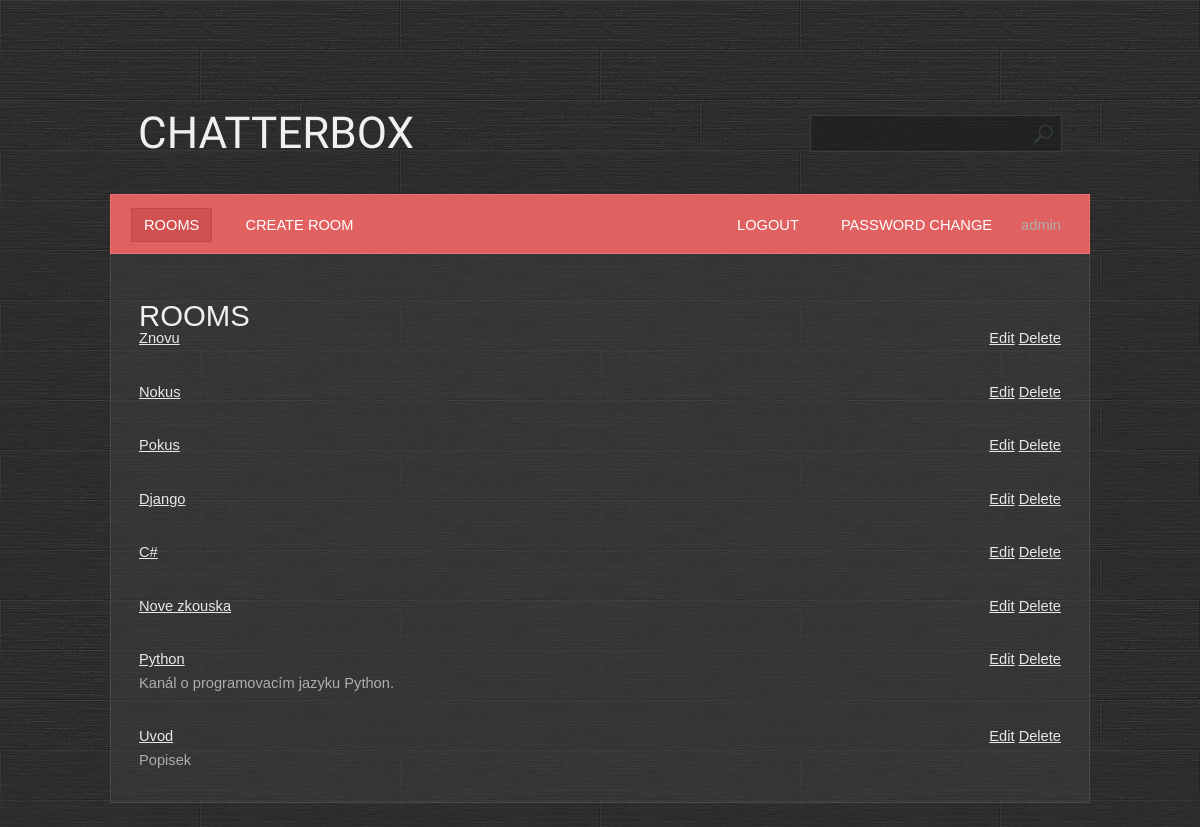
Page / (signed in) on the earlier database version.
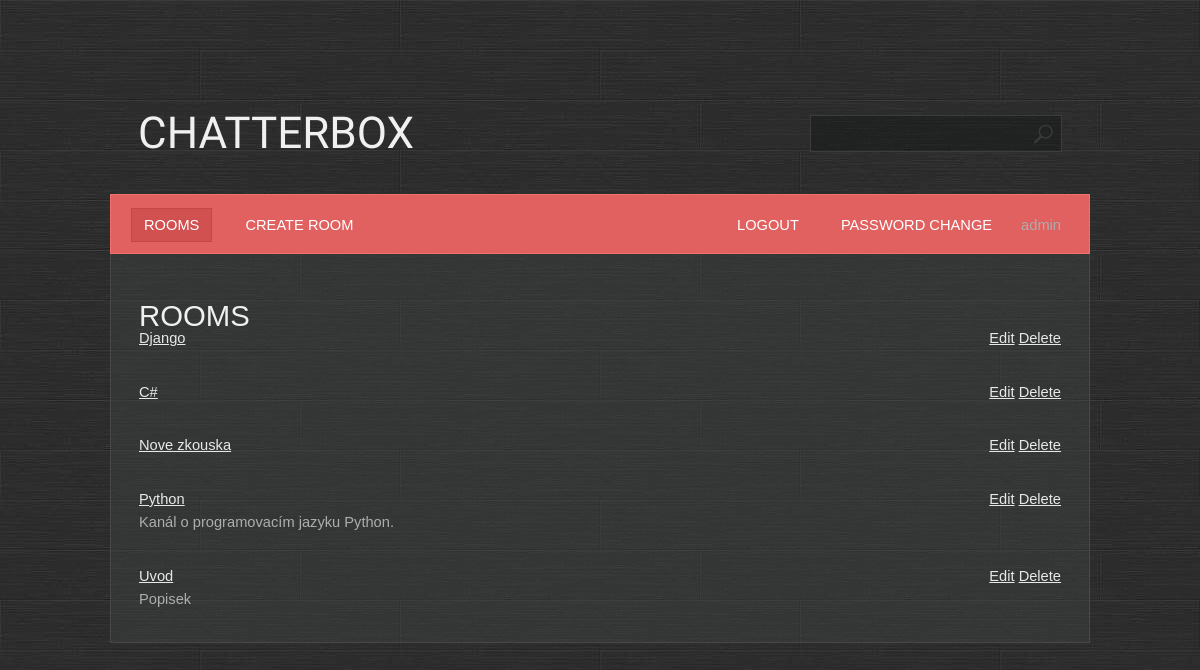
Same page on the later database version.
### base/models.py (models this page shows, shortened)
class Room(Model):
    name = models.CharField(max_length=200, unique=True)
    description = models.TextField(null=True, blank=True)
    participants = models.ManyToManyField(User, related_name='participants', blank=True)
    created = models.DateTimeField(auto_now_add=True)
    updated = models.DateTimeField(auto_now=True)
    class Meta:
        ordering = ['-created', 'name']

### base/views.py (the view)
# urls.py: path('', base.views.RoomsView.as_view(), name='rooms'),
class RoomsView(PermissionRequiredMixin, LoginRequiredMixin, ListView):
    template_name = 'base/rooms.html'
    model = Room
    permission_required = 'base.view_room'

### base/templates/base/rooms.html
{% extends 'main.html' %}
{%  block content %}
<h1>Rooms</h1>
{% for room in object_list %}
<div class="box">
    <div style="float: left; width: 80%">
        <a href="{% url 'room' room.id %}">{{ room.name|capfirst }}</a></br>
        {{ room.description }}
    </div>
    <div style="float: right;">
        {% if perms.base.change_room %}
            <a href="{% url 'room_update' room.id %}">Edit</a>
        {% endif %}
        {% if perms.base.delete_room and perms.base.delete_message and user.is_staff %}
            <a href="{% url 'room_delete' room.id %}">Delete</a>
        {% endif %}
    </div>
</div>
{% endfor %}
{% endblock %}

Differences in the rows shown:
removed Room: name "Znovu"
removed Room: name "Nokus"
removed Room: name "Pokus"
